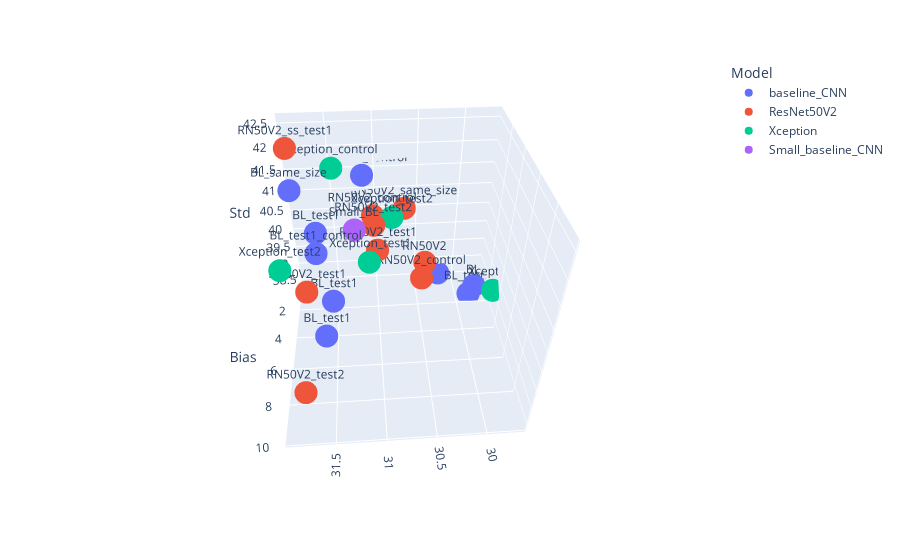

Notebook cell for this chart:
### Code cell
mask = (model_metrics_df.Set == 'val') & (model_metrics_df.MAE < 32)
temp_df = model_metrics_df[mask]

fig = px.scatter_3d(temp_df, 
                    x='MAE', y='Bias', z='Std',
                    text='Parameter_file',
                    #color=temp_df['CMA_size'].astype(str))
                    color='Model')
fig.show()

### Figure 1 — Plotly figure (JSON) as saved in the notebook; plotly's stock layout.template omitted (floating-point values rounded to 4 significant figures)
{"data": [{"hovertemplate": "Model=baseline_CNN<br>MAE=%{x}<br>Bias=%{y}<br>Std=%{z}<br>Parameter_file=%{text}<extra></extra>", "legendgroup": "baseline_CNN", "marker": {"color": "#636efa", "symbol": "circle"}, "mode": "markers+text", "name": "baseline_CNN", "scene": "scene", "showlegend": true, "text": ["BL_test1_control", "BL_test1_control", "BL_test2", "BL_test1", "BL_test1", "BL_test1", "BL_test1", "BL_same_size", "BL_same_size", "BL"], "type": "scatter3d", "x": [31.14, 31.6, 29.84, 30.2, 31.5, 31.48, 31.61, 31.89, 31.89, 29.79], "y": [0.3832, 5.56, 1.666, 0.3256, 8.705, 5.431, 4.386, 2.14, 2.14, 1.695], "z": [41.39, 41.15, 38.42, 38.61, 40.52, 39.94, 41.22, 41.54, 41.54, 38.68]}, {"hovertemplate": "Model=ResNet50V2<br>MAE=%{x}<br>Bias=%{y}<br>Std=%{z}<br>Parameter_file=%{text}<extra></extra>", "legendgroup": "ResNet50V2", "marker": {"color": "#EF553B", "symbol": "circle"}, "mode": "markers+text", "name": "ResNet50V2", "scene": "scene", "showlegend": true, "text": ["RN50V2_same_size", "RN50V2_test2", "RN50V2_test2", "RN50V2_test1", "RN50V2_test1", "RN50V2", "RN50V2_control", "RN50V2_control", "RN50V2_ss_test1"], "type": "scatter3d", "x": [30.66, 31.03, 31.72, 31.0, 31.72, 30.48, 30.53, 31.04, 31.85], "y": [0.7306, 2.662, 9.774, 3.891, 6.058, 3.2, 3.884, 1.469, 2.817], "z": [40.63, 40.81, 39.69, 40.6, 40.45, 39.99, 39.83, 40.7, 42.57]}, {"hovertemplate": "Model=Xception<br>MAE=%{x}<br>Bias=%{y}<br>Std=%{z}<br>Parameter_file=%{text}<extra></extra>", "legendgroup": "Xception", "marker": {"color": "#00cc96", "symbol": "circle"}, "mode": "markers+text", "name": "Xception", "scene": "scene", "showlegend": true, "text": ["Xception_test2", "Xception_test2", "Xception_test2", "Xception_control", "Xception", "Xception", "Xception_test1"], "type": "scatter3d", "x": [30.82, 31.93, 31.93, 31.46, 29.68, 29.68, 31.1], "y": [1.976, 6.222, 6.222, 0.8852, 3.669, 3.669, 4.85], "z": [40.78, 41.04, 41.04, 41.69, 39.3, 39.3, 40.65]}, {"hovertemplate": "Model=Small_baseline_CNN<br>MAE=%{x}<br>Bias=%{y}<br>Std=%{z}<br>Parameter_file=%{text}<extra></extra>", "legendgroup": "Small_baseline_CNN", "marker": {"color": "#ab63fa", "symbol": "circle"}, "mode": "markers+text", "name": "Small_baseline_CNN", "scene": "scene", "showlegend": true, "text": ["Small_BL"], "type": "scatter3d", "x": [31.23], "y": [3.7], "z": [41.04]}], "layout": {"autosize": true, "legend": {"title": {"text": "Model"}, "tracegroupgap": 0}, "margin": {"t": 60}, "scene": {"aspectmode": "auto", "aspectratio": {"x": 1, "y": 1, "z": 1}, "camera": {"center": {"x": 0, "y": 0, "z": 0}, "eye": {"x": 0.1223, "y": 1.655, "z": 1.391}, "projection": {"type": "perspective"}, "up": {"x": 0, "y": 0, "z": 1}}, "domain": {"x": [0, 1], "y": [0, 1]}, "xaxis": {"title": {"text": "MAE"}, "type": "linear"}, "yaxis": {"title": {"text": "Bias"}, "type": "linear"}, "zaxis": {"title": {"text": "Std"}, "type": "linear"}}}}
